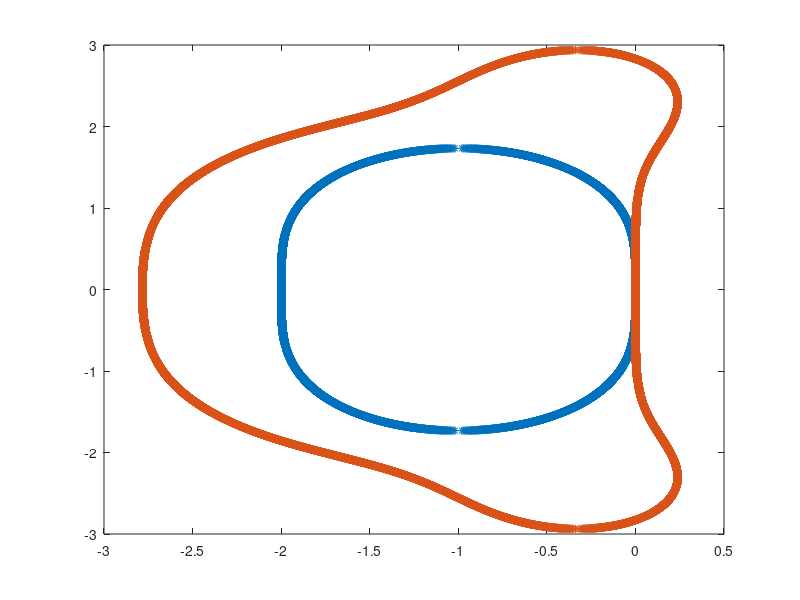

MATLAB code to generate this figure:
clear all 
clc
x=linspace(1,-3,2000);
y=linspace(3,-3,20000);
function f=boundary2(x,y)
  img=x+i*y;
  ref=abs(1+img+img.^2/2);
  ref(ref>1)=1;
  ref(ref<1)=0;
  ref=ref-[ref(1,2:length(ref)),0];
  ref(1,1)=0;
  ref(1,length(ref))=0;
  f=x(find(ref));
end
ans=boundary2(x,1.73);
xplot=[];
yplot=[];
for i=1:length(y)
  temp=boundary2(x,y(1,i));
  if(length(temp)>0)
    xplot=[xplot,temp(1,1),temp(1,2)];
    yplot=[yplot,y(1,i),y(1,i)];
  endif
  aaa="ok"
end

function f=boundary4(x,y)
  img=x+i*y;
  ref=abs(1+img+img.^2/2+img.^3/6+img.^4/24);
  ref(ref>1)=1;
  ref(ref<1)=0;
  ref=ref-[ref(1,2:length(ref)),0];
  ref(1,1)=0;
  ref(1,length(ref))=0;
  f=x(find(ref));
end
xplot1=[];
yplot1=[];
for i=1:length(y)
  temp=boundary4(x,y(1,i));
  if(length(temp)>0)
    xplot1=[xplot1,temp(1,1),temp(1,2)];
    yplot1=[yplot1,y(1,i),y(1,i)];
  endif
  aaa="ok"
end
plot(xplot,yplot,"*")
hold
plot(xplot1,yplot1,"*")
